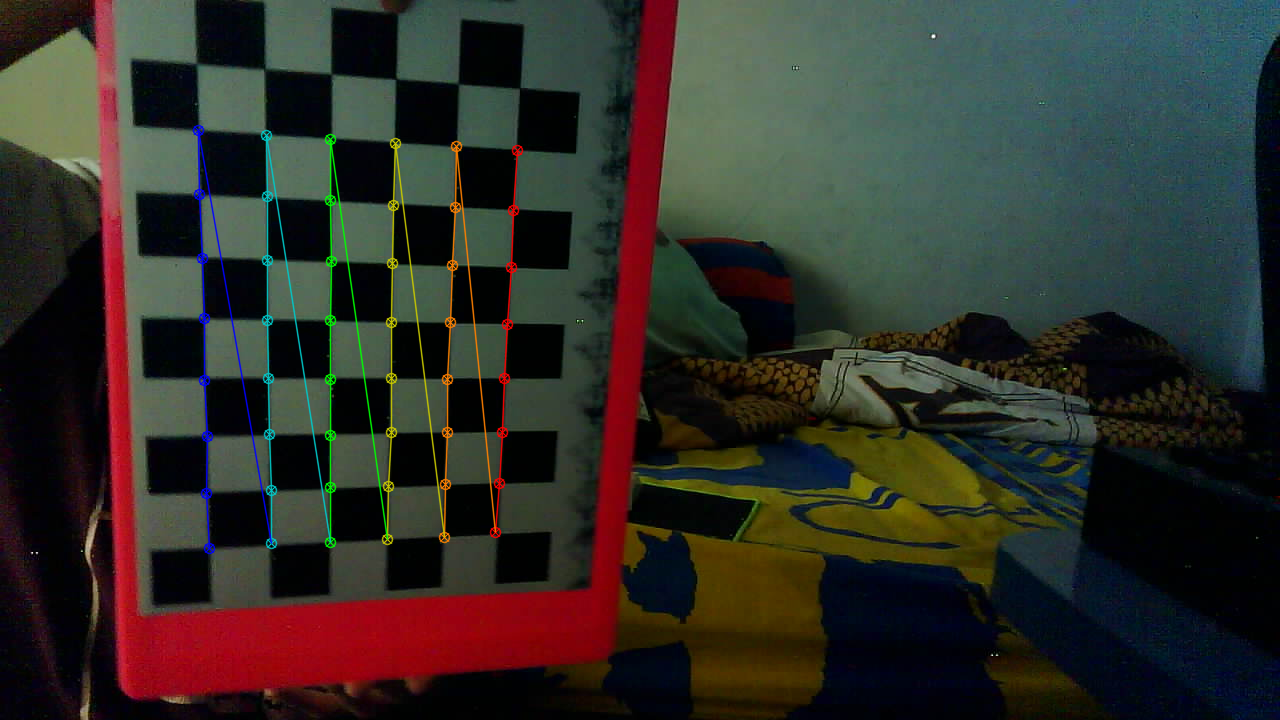
#> input picture calibratedImage/chessboard10.png, 1280 x 720 px, given in place of the camera
$ python getMask.py
#> lines starting #> are read from the running program, lines starting #| are printed output that depends on the picture; after the words box and inside, x2 and y2 are one past the last pixel; in counts of white or black regions, pixels touching at a corner belong together; long printed decimals are rounded
import cv2
import numpy as np
import urllib.request

def nothing(x):
    pass

cap =  cv2.VideoCapture(0)
cap.set(cv2.CAP_PROP_AUTO_EXPOSURE, 0.25)
url = 'http://192.168.174.209/capture'
cv2.namedWindow("TrackBars")

cv2.createTrackbar("L - H", "TrackBars", 0, 179, nothing)
cv2.createTrackbar("L - S", "TrackBars", 0, 255, nothing)
cv2.createTrackbar("L - V", "TrackBars", 0, 255, nothing)
cv2.createTrackbar("U - H", "TrackBars", 179, 179, nothing)
cv2.createTrackbar("U - S", "TrackBars", 255, 255, nothing)
cv2.createTrackbar("U - V", "TrackBars", 255, 255, nothing)

object_detector = cv2.createBackgroundSubtractorMOG2()
x_array = []
y_array = []
z_array = []
img_count = 0
while True:
    # img_resp=urllib.request.urlopen(url)
    # imgnp=np.array(bytearray(img_resp.read()),dtype=np.uint8)
    # frame2=cv2.imdecode(imgnp,-1)
    _, frame = cap.read()
#> frame is the input picture: shape (720, 1280, 3); mean B, G, R 41.2, 47.3, 49
    # Gaussian Blur
    Gaussian = cv2.GaussianBlur(frame, (7, 7), 0)

    hsv = cv2.cvtColor(Gaussian, cv2.COLOR_BGR2HSV)
#> hsv: shape (720, 1280, 3); mean H, S, V 82.7, 145.5, 63

    l_h = cv2.getTrackbarPos("L - H", "TrackBars")
    l_s = cv2.getTrackbarPos("L - S", "TrackBars")
    l_v = cv2.getTrackbarPos("L - V", "TrackBars")
    u_h = cv2.getTrackbarPos("U - H", "TrackBars")
    u_s = cv2.getTrackbarPos("U - S", "TrackBars")
    u_v = cv2.getTrackbarPos("U - V", "TrackBars")

    fx = 3005.864759011777
    fy = 2869.064820882981
    cx = 329.42939371117643
    cy = 207.33386884628

    # [4 lines of commented-out code are left out]

    lower_blue = np.array([l_h, l_s, l_v])
    upper_blue = np.array([u_h, u_s, u_v])

    #Blue mask
    # lower_blue = np.array([89, 154, 109])
    # upper_blue = np.array([97, 205, 255])

    mask = cv2.inRange(hsv, lower_blue, upper_blue)
#> mask: shape (720, 1280); every value is 255
    # mask = object_detector.apply(Gaussian)
    contours, hierarchy = cv2.findContours(mask, cv2.RETR_TREE, cv2.CHAIN_APPROX_SIMPLE)
#> contours = [[[0, 0], [0, 719], [1279, 719], [1279, 0]]]

    #looping for contours
    for c in contours:
        if cv2.contourArea(c) < 500:
            continue

        #get bounding box from countour
        (x, y, w, h) = cv2.boundingRect(c)

        #draw bounding box
        cv2.rectangle(frame, (x, y), (x + w, y + h), (0, 255, 0), 2)
#> this loop made 1 pass
#> (c, x, y, w, h) on pass 1: ([[0, 0], [0, 719], [1279, 719], [1279, 0]], 0, 0, 1280, 720)
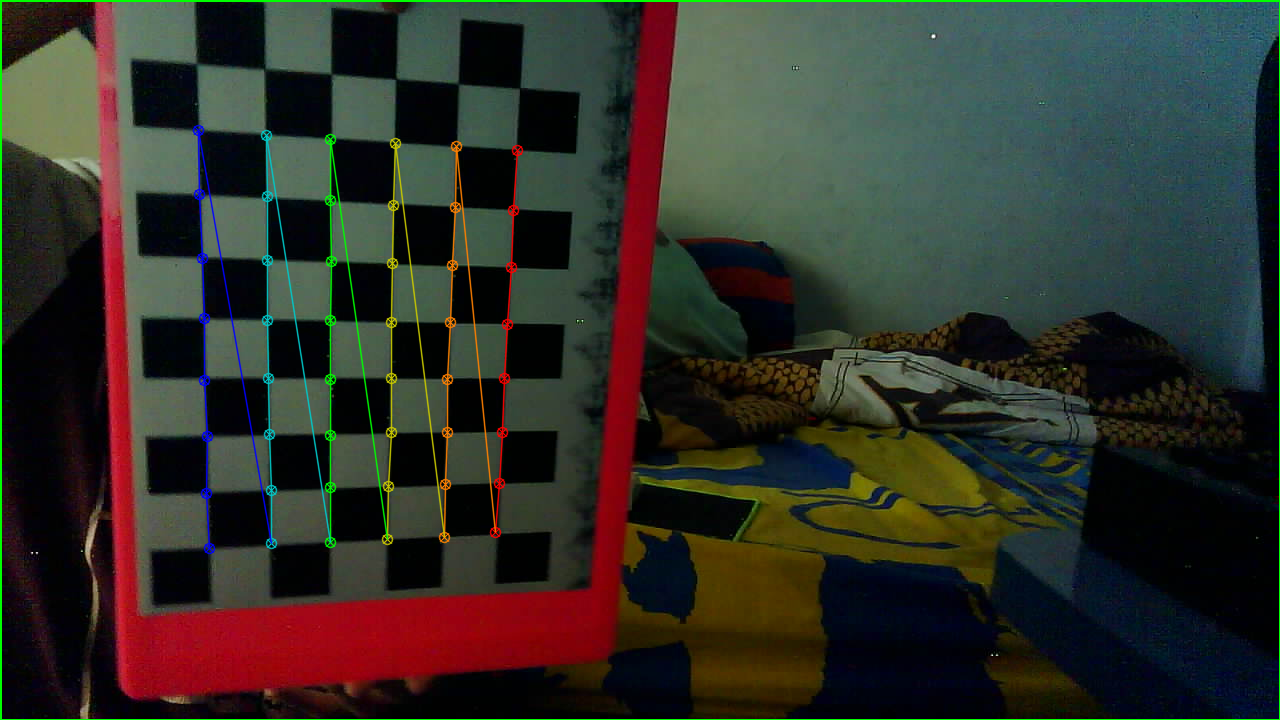
#> frame: shape (720, 1280, 3); 0.65% of pixels changed, all inside (x1, y1, x2, y2) = (0, 0, 1280, 720)

    result = cv2.bitwise_and(frame, frame, mask=mask)
    # img = cv2.medianBlur(result,3)
    # img_copy = img.copy()
    # Convert to greyscale
    img_gray = cv2.cvtColor(result,cv2.COLOR_BGR2GRAY)
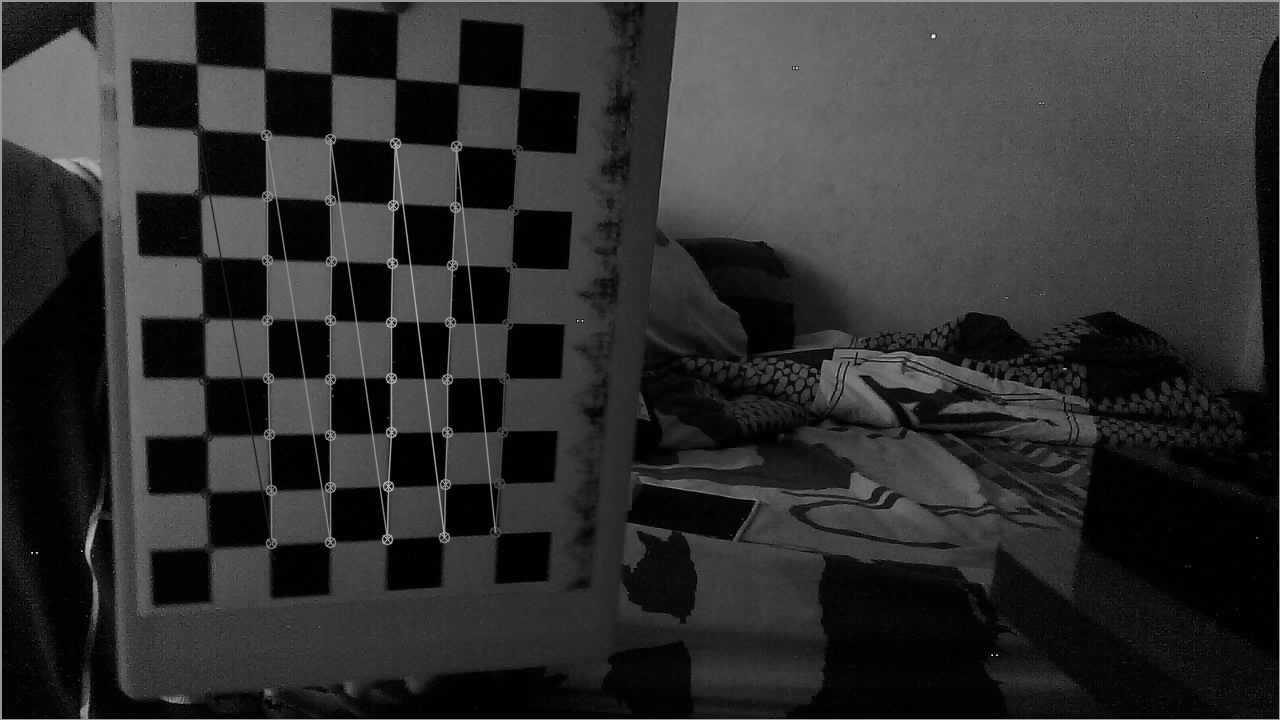
#> img_gray: shape (720, 1280); min 0, max 254, mean 47.8
    blur_image = cv2.GaussianBlur(img_gray, (3, 3), 1)

    # Apply Hough transform to greyscale image
    circles = cv2.HoughCircles(blur_image,cv2.HOUGH_GRADIENT,1,w,
                        param1=90,param2=50,minRadius=0,maxRadius=0)
#> circles = [[866.5, 144.5, 412]]
    try:
        circles = np.uint16(np.around(circles))
#> circles = [[866, 144, 412]]
        for i in circles[0,:]:
            # draw the outer circle
            cv2.circle(result,(i[0],i[1]),i[2],(0,255,0),2)
            # draw the center of the circle
            cv2.circle(result,(i[0],i[1]),2,(0,0,255),3)
            Z_median = []
            Z = (fx * 0.02)/(i[2])
            X = ((i[0] - cx) * Z)/fx
            Y = ((i[1] - cy) * Z)/fy
            file = open("dataLinear.txt", "a")
            fileNoisy = open("dataLinearNoisy.txt", "a")
            # cv2.imwrite("blurImage/ball%d.png"%(img_count),frame)
            print("Ketinggian Air", 34 - Z*100)
            contentTrue = "60"
            if(img_count < 16):
                Z_median.append(Z)
                if(img_count == 15):
                    Z = np.average(Z_median)
                    content3 = str(Z*100)
                    # contentError = contentTrue - content3
                    file.write(content3 + "," + contentTrue + "\n")
                    file.close()
            else:
                img_count = 0
                Z_median = []
            # img_count+=1
            # content2 = str(X)
            # content = str(0)

            contentNoise = str(Z*100)
            fileNoisy.write(contentNoise + "," + contentTrue + "\n")
            fileNoisy.close()

            # x_array.append(X)
            # y_array.append(Y)
            # z_array.append(Z)

            focal_lenght = (i[2] * 30)/4
            distance = (4*420)/i[2]
            img_count+=1
#> this loop made 1 pass
#> (i, X, Y, contentTrue, contentNoise, focal_lenght, distance) on pass 1: ([866, 144, 412], 0.026, -0.00322, '60', '14.59157650005717', 3090, 4.08)
#| Ketinggian Air 19.408
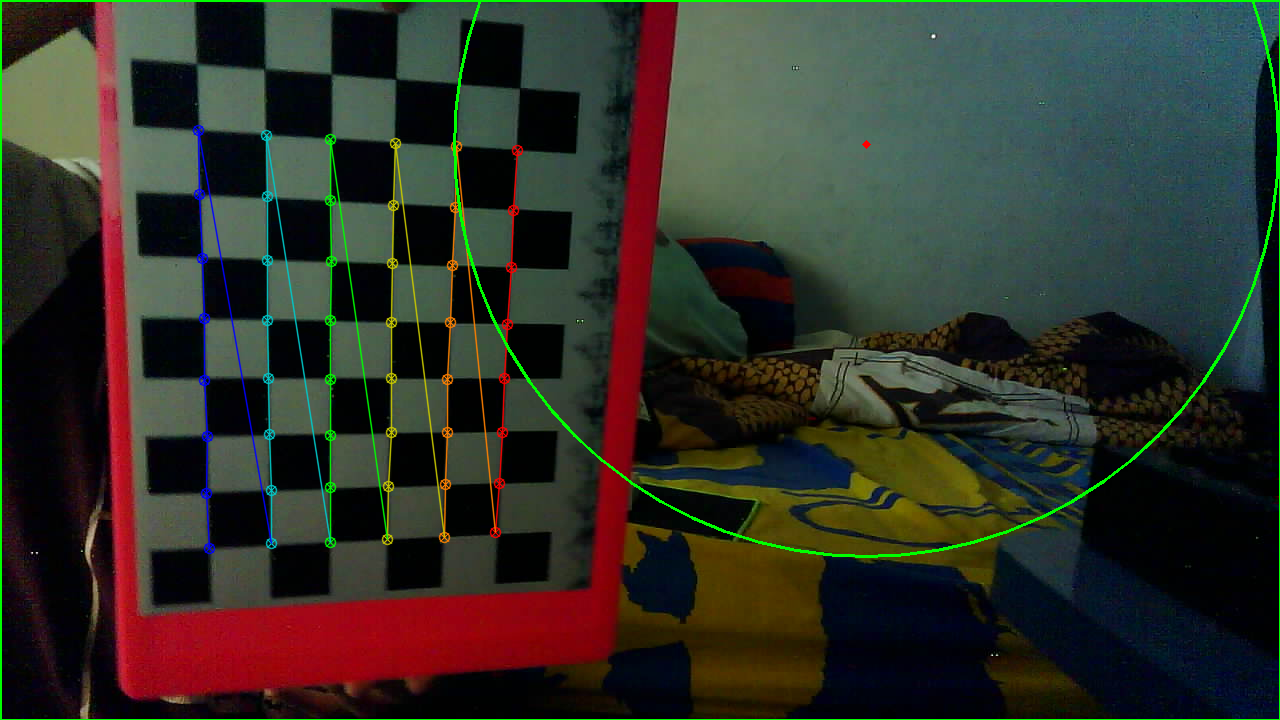
#> result: shape (720, 1280, 3); 0.52% of pixels changed, all inside (x1, y1, x2, y2) = (453, 2, 1279, 558)

    except:
        print("no circle")
    # Draw the circles


    # cv2.imshow("frame", frame)
    cv2.imshow("mask", frame)
    cv2.imshow("result", result)

    key = cv2.waitKey(1)
#> (key Esc is pressed here)
    if key == 27:
        break
cv2.destroyAllWindows()

$ run again, on calibratedImage/chessboard106.png
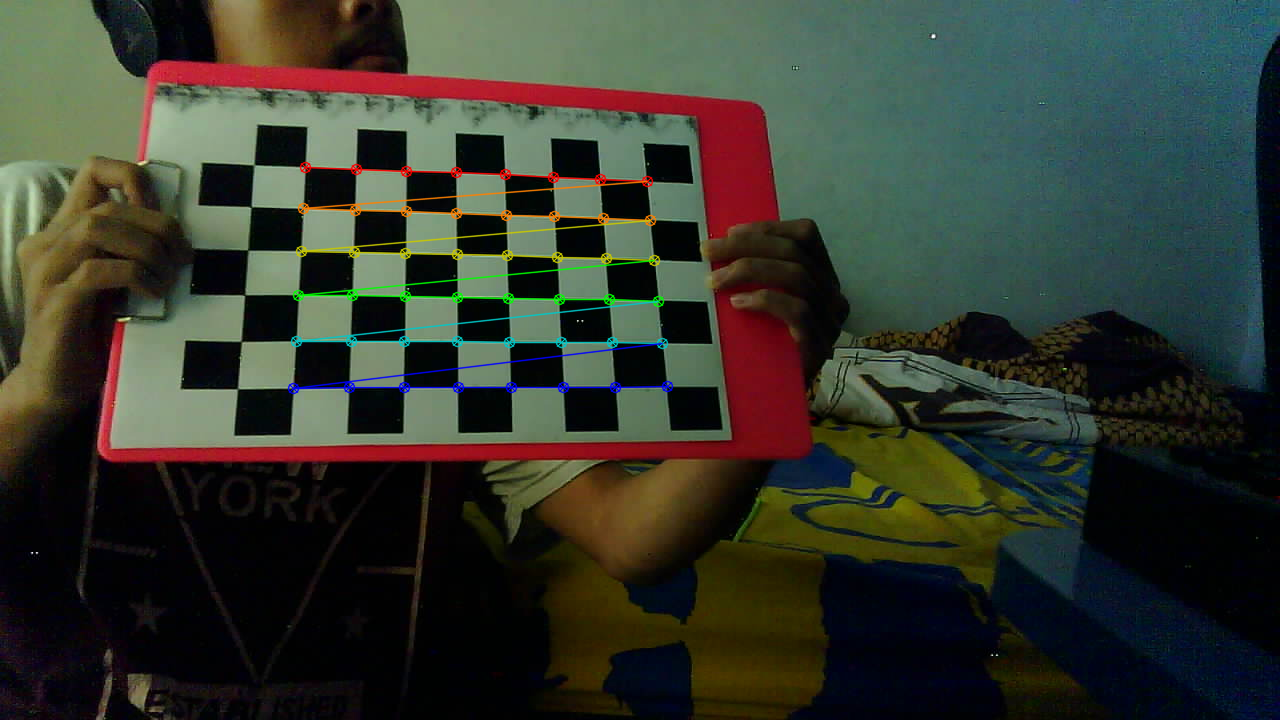
#> input picture calibratedImage/chessboard106.png, 1280 x 720 px, given in place of the camera
#> frame is the input picture: shape (720, 1280, 3); mean B, G, R 46.8, 57, 52.8
#> hsv: shape (720, 1280, 3); mean H, S, V 75.4, 141.2, 68
#> mask: shape (720, 1280); every value is 255
#> contours = [[[0, 0], [0, 719], [1279, 719], [1279, 0]]]
#> the loop `for c in contours:` made 1 pass
#> (c, x, y, w, h) on pass 1: ([[0, 0], [0, 719], [1279, 719], [1279, 0]], 0, 0, 1280, 720)
#> `img_gray = cv2.cvtColor(result,cv2.COLOR_BGR2GRAY)`:
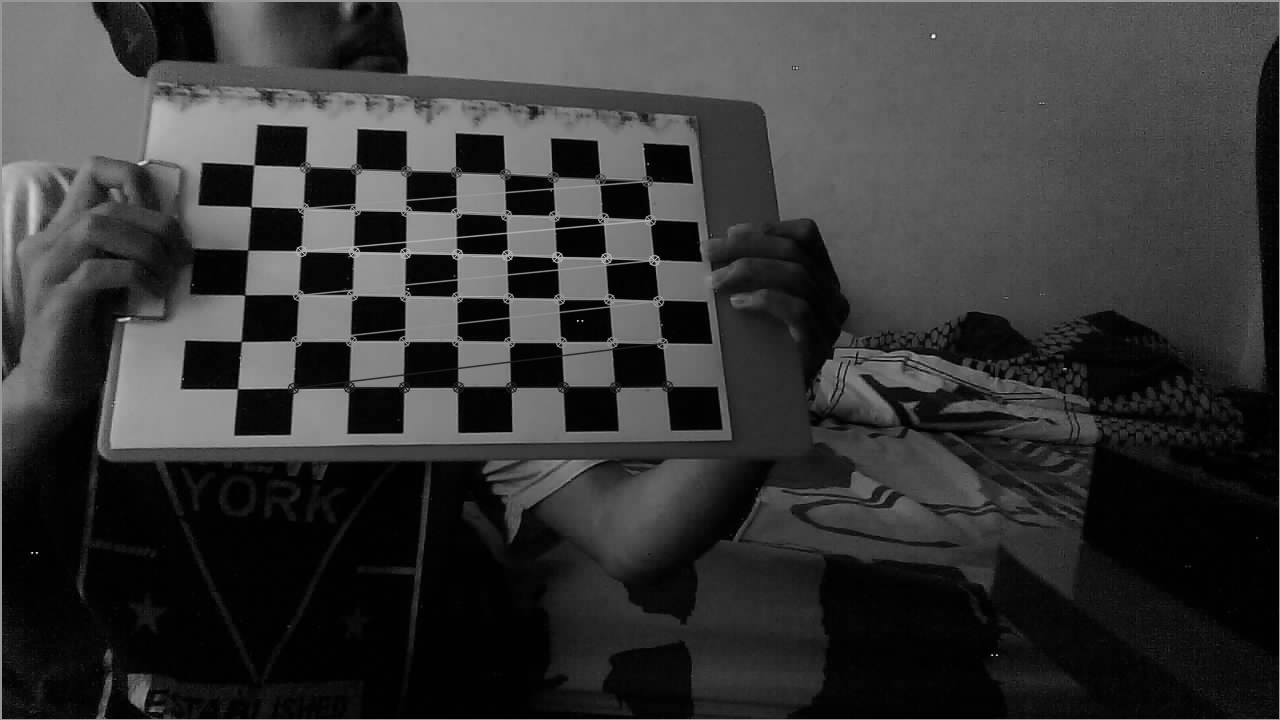
#> img_gray: shape (720, 1280); min 0, max 254, mean 55.1
#> `circles = cv2.HoughCircles(blur_image,cv2.HOUGH_GRADIENT,1,w, param1=9..`: circles = [[914.5, 145.5, 363.8]]
#> `circles = np.uint16(np.around(circles))`: circles = [[914, 146, 364]]
#> the loop `for i in circles[0,:]:` made 1 pass
#> (i, X, Y, contentTrue, contentNoise, focal_lenght, distance) on pass 1: ([914, 146, 364], 0.0321, -0.00353, '60', '16.51574043413064', 2730, 4.62)
#> (printed output is left out)
#> after the loop `for i in circles[0,:]:`:
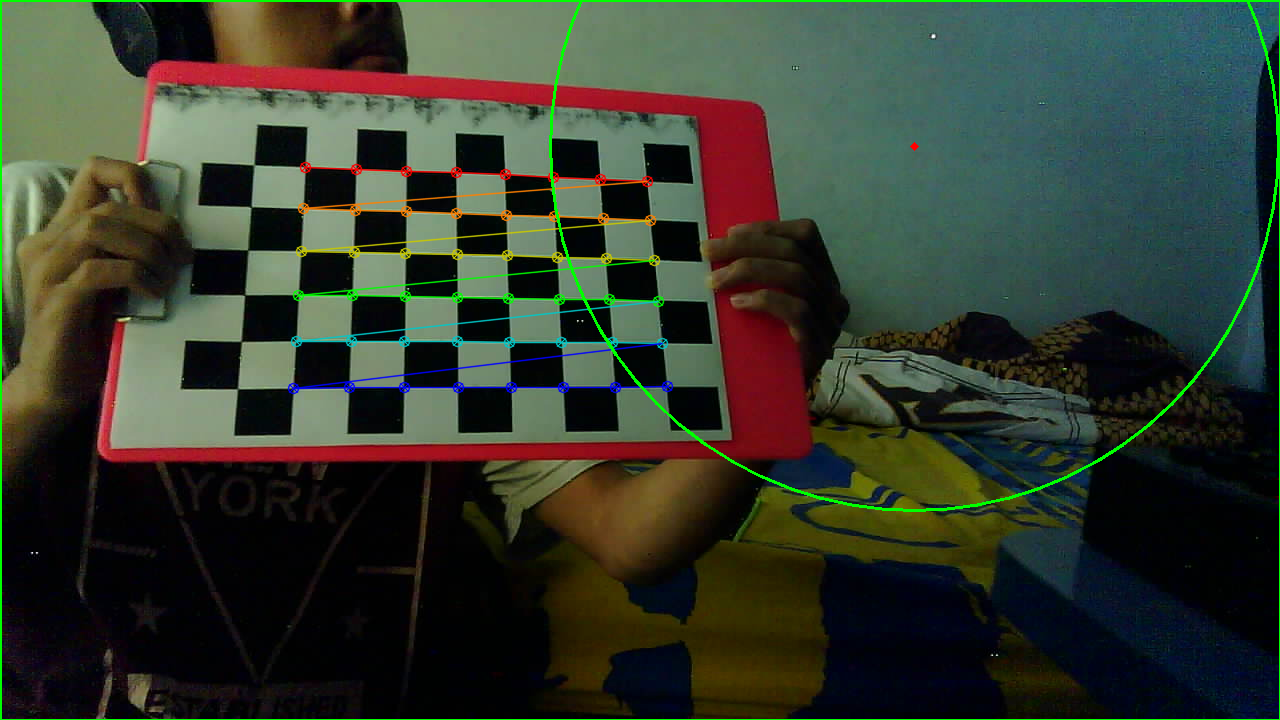
#> result: shape (720, 1280, 3); mean B, G, R 46.2, 59.1, 52.2
